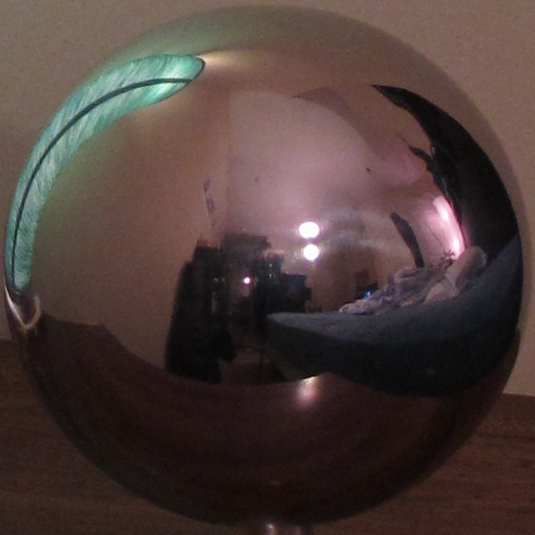
%> input picture jlu23_project4/location/sphere_normal.png, 535 x 535 px
$ octave --eval "result = hdr_under_over;"   (GNU Octave 9; MATLAB toolbox functions it lacks are replaced by stand-ins)
%> lines starting %> are read from the running program, lines starting %| are printed output that depends on the picture
function hdr = hdr_under_over()

    %% load images
    ldr_norm = im2double(imread('./location/sphere_normal.png'));
    [imh, imw, nb] = size(ldr_norm);
%> imh = 535; imw = 535; nb = 3

    %% resize images using the width of normal exposure image
    ldr_norm = imresize(ldr_norm,[imw,imw],'bilinear');
    ldr_low = imresize(im2double(imread('./location/sphere_low.png')),[imw,imw],'bilinear');
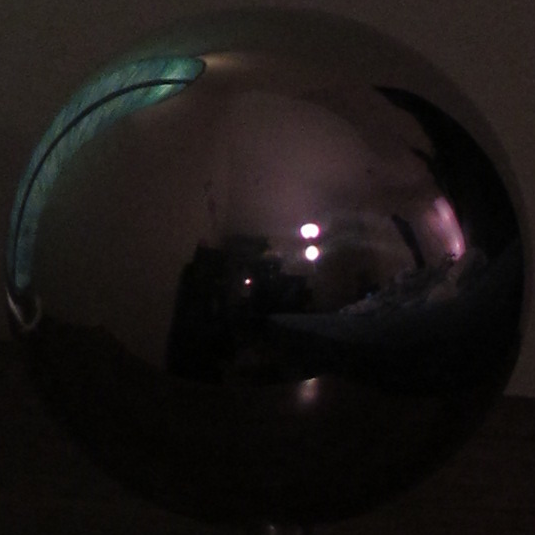
%> input picture jlu23_project4/location/sphere_low.png, 535 x 535 px
    ldr_high = imresize(im2double(imread('./location/sphere_high.png')),[imw,imw],'bilinear');
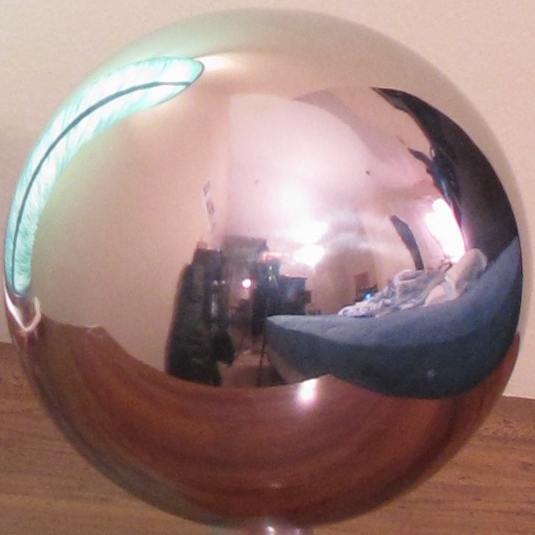
%> input picture jlu23_project4/location/sphere_high.png, 535 x 535 px

    %%  the exposure imfomation is entered here
    exposures = [1/125,1/30,1/8];

    %%  concatenate images to form ldrs
    ldrs = cat(4, ldr_low, ldr_norm, ldr_high);

    %% Sort exposures from dark to light
    [exposures,sortexp] = sort(reshape(exposures,1,1,1,[]));
    ldrs = ldrs(:,:,:,sortexp);


    %% keep track of the original values
    z_low = ldrs(:,:,:,1);
    z_normal = ldrs(:,:,:,2);
    z_high = ldrs(:,:,:,3);


    %% use the weighing function to calculate the output value
    w = @(z) double(0.5-abs(z-0.5));


    w_low = w(z_low);
    w_normal = w(z_normal);
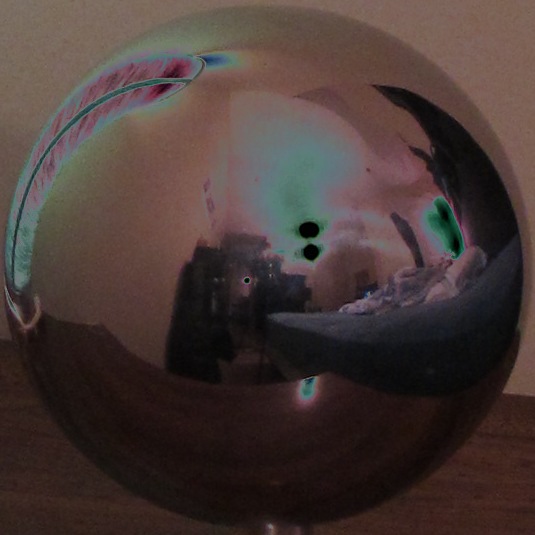
%> w_normal: size 535x535x3 double; mean R, G, B 0.283, 0.227, 0.214
    w_high = w(z_high);
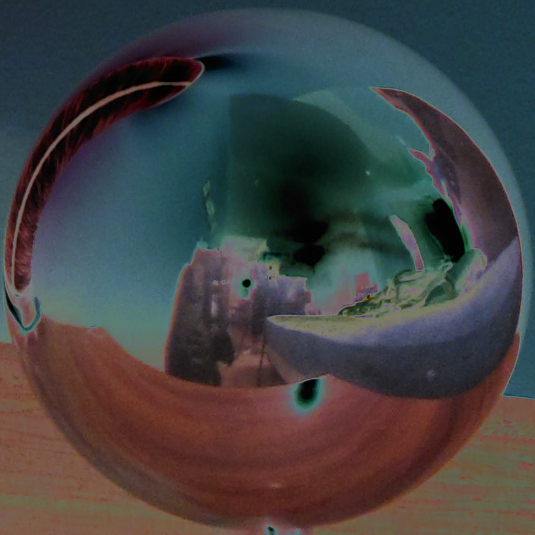
%> w_high: size 535x535x3 double; mean R, G, B 0.268, 0.266, 0.269


    % if all are under/over exposed, set to max or min value
    for y = 1:imw
        for x = 1:imw
                if ((w_low(y,x,1)<0.02) && (w_normal(y,x,1)<0.02) && (w_high(y,x,1)<0.02))

                    if(z_normal(y,x,:)>0.5)
                       w_low(y,x,:)=1;

                   else
                       w_high(y,x,:)=1;

                    end

                end
        end
    end
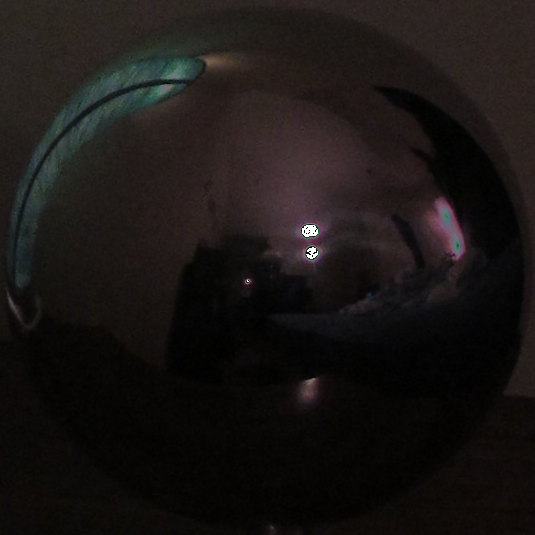
%> w_low: size 535x535x3 double; mean R, G, B 0.0991, 0.0841, 0.0783

    %% putting images in the same intensity domain
    for idx=1:3
        ldrs(:,:,:,idx)=ldrs(:,:,:,idx)/exposures(idx);
    end


    hdr = (w_low.*ldrs(:,:,:,1) + w_normal.*ldrs(:,:,:,2) + w_high.*ldrs(:,:,:,3))./(w_low+w_normal+w_high);
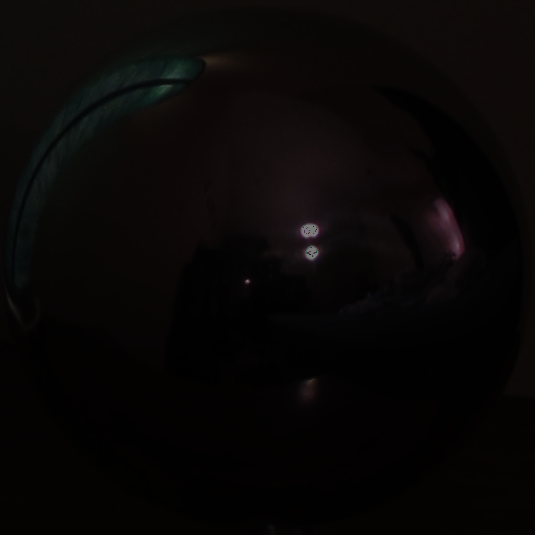
%> hdr: size 535x535x3 double; mean R, G, B 9, 6.9, 6.5

    log_irradiance = log(hdr+0.001);
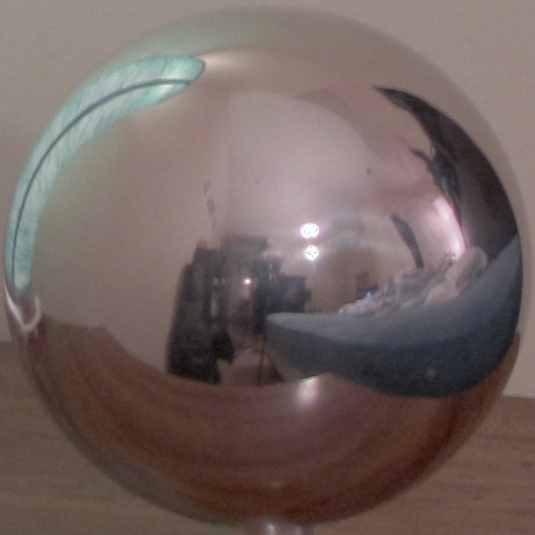
%> log_irradiance: size 535x535x3 double; mean R, G, B 1.91, 1.6, 1.52; drawn with min black and max white
    close all;
    imshow((log_irradiance-min(log_irradiance(:))) ./ (max(log_irradiance(:))-min(log_irradiance(:))));

    hdrwrite(hdr, 'under_over.hdr');
%> (this line was passed over: hdrwrite is not available in this run)
    imwrite((log_irradiance-min(log_irradiance(:))) ./ (max(log_irradiance(:))-min(log_irradiance(:))),'hdr_under_over.png');

end
